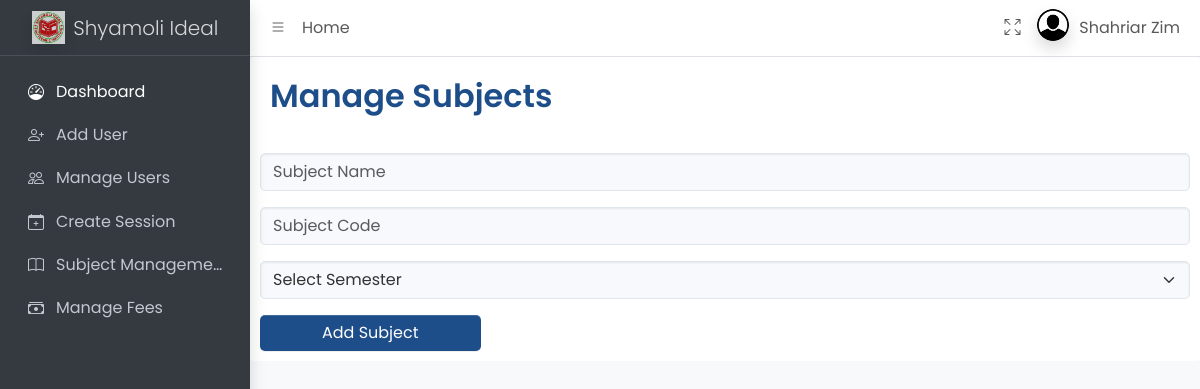
The page /admin/dist/pages/subject_management.php (signed in) on the database as committed earlier.
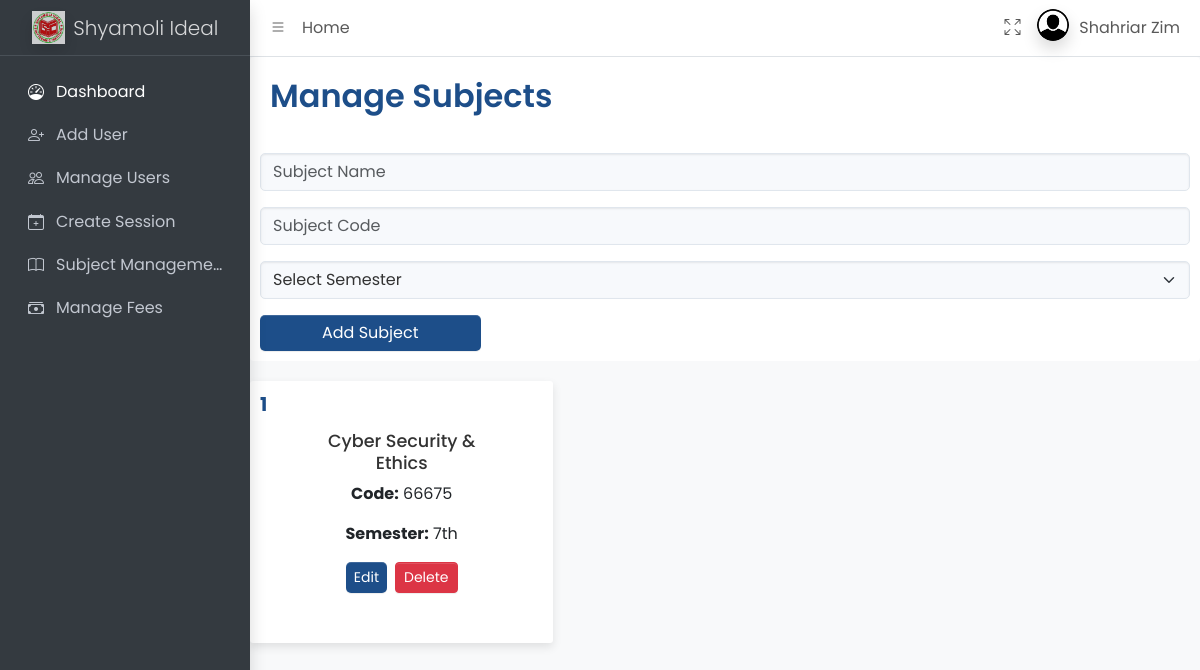
The same page on the database as committed later.
### tables this page shows
CREATE TABLE `subjects` (
  `id` int(11) NOT NULL,
  `subject_name` varchar(255) NOT NULL,
  `subject_code` varchar(10) NOT NULL,
  `semester` enum('1st','2nd','3rd','4th','5th','6th','7th','8th') NOT NULL
);

### admin/dist/pages/subject_management.php (the view, shortened to what this page needs)
<?php
require_once 'partials/header.php' ?>
<?php require_once 'partials/navbar.php' ?>
<?php require_once 'partials/sidebar.php'?>
  <main class="app-main">
  <?php
$subjects = $conn->query("SELECT * FROM subjects ORDER BY semester");
?>
<!DOCTYPE html>
<html lang="en">
<head>
    <link rel="stylesheet" href="https://cdn.jsdelivr.net/npm/bootstrap@5.3.0/dist/css/bootstrap.min.css">
    <link href="https://cdnjs.cloudflare.com/ajax/libs/bootstrap-icons/1.10.5/font/bootstrap-icons.min.css" rel="stylesheet">
</head>
<body>
<div class="">
    <div class="form-container">
    <div class="header text-left">
        <h2>Manage Subjects</h2>
    </div>
        <form method="POST" class="row g-3">
            <div class="col-md-12">
                <input type="text" class="form-control" name="subject_name" placeholder="Subject Name" required>
            </div>
            <div class="col-md-12">
                <input type="text" class="form-control" name="subject_code" placeholder="Subject Code" required>
            </div>
            <div class="col-md-12">
                <select class="form-select" name="semester" required>
                    <option value="">Select Semester</option>
                </select>
            </div>
            <div class="col-md-3 d-grid">
                <button type="submit" name="add_subject" class="btn btn-custom">Add Subject</button>
            </div>
        </form>
    </div>
    <div class="card-container">
        <?php $serial = 1; while ($row = $subjects->fetch_assoc()): ?>
        <div class="card">
            <span class="card-serial"><?= $serial++; ?></span>
            <h5 class="card-title"><?= $row['subject_name']; ?></h5>
            <p class="card-text"><strong>Code:</strong> <?= $row['subject_code']; ?></p>
            <p class="card-text"><strong>Semester:</strong> <?= $row['semester']; ?></p>
            <div class="d-flex justify-content-center">
                <button class="btn btn-primary btn-sm me-2" data-bs-toggle="modal" data-bs-target="#editModal<?= $row['id']; ?>">Edit</button>
                <a href="delete_subject.php?id=<?= $row['id']; ?>" class="btn btn-danger btn-sm" onclick="return confirm('Are you sure?');">Delete</a>
            </div>
        </div>
        <?php endwhile; ?>
    </div>
</div>
</body>
</html>
</main>
<?php require_once 'partials/footer.php' ?>

Rows that differ between the two databases and show on the page:
added subjects: subject_name "Cyber Security & Ethics", subject_code "66675", semester "7th"
